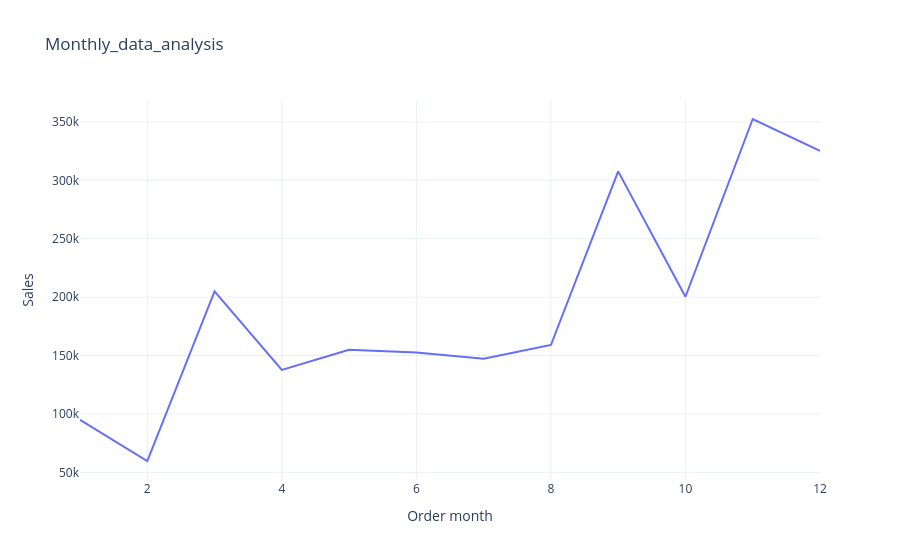

The notebook cell this image was saved under:
### Code cell
fig = px.line(sales_by_month, x = 'Order month', y = 'Sales',
              title = 'Monthly_data_analysis')
fig.show()

### Figure 1 — Plotly figure (JSON) as saved in the notebook; plotly's stock layout.template omitted (floating-point values rounded to 4 significant figures)
{"data": [{"hovertemplate": "Order month=%{x}<br>Sales=%{y}<extra></extra>", "legendgroup": "", "line": {"color": "#636efa", "dash": "solid"}, "marker": {"symbol": "circle"}, "mode": "lines", "name": "", "orientation": "v", "showlegend": false, "type": "scatter", "x": [1, 2, 3, 4, 5, 6, 7, 8, 9, 10, 11, 12], "xaxis": "x", "y": [94920.0, 59750.0, 205000.0, 137800.0, 155000.0, 152700.0, 147200.0, 159000.0, 307600.0, 200300.0, 352500.0, 325300.0], "yaxis": "y"}], "layout": {"legend": {"tracegroupgap": 0}, "title": {"text": "Monthly_data_analysis"}, "xaxis": {"anchor": "y", "domain": [0, 1], "title": {"text": "Order month"}}, "yaxis": {"anchor": "x", "domain": [0, 1], "title": {"text": "Sales"}}}}
